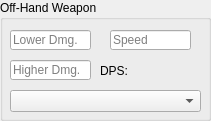
        <widget class="QGroupBox" name="groupBox_5">
         <property name="geometry">
          <rect>
           <x>290</x>
           <y>420</y>
           <width>211</width>
           <height>121</height>
          </rect>
         </property>
         <property name="title">
          <string>Off-Hand Weapon</string>
         </property>
         <widget class="QComboBox" name="comboOHEnchant">
          <property name="geometry">
           <rect>
            <x>10</x>
            <y>90</y>
            <width>191</width>
            <height>22</height>
           </rect>
          </property>
         </widget>
         <widget class="QLineEdit" name="txtOHLow">
          <property name="geometry">
           <rect>
            <x>10</x>
            <y>30</y>
            <width>81</width>
            <height>20</height>
           </rect>
          </property>
          <property name="minimumSize">
           <size>
            <width>0</width>
            <height>0</height>
           </size>
          </property>
          <property name="placeholderText">
           <string>Lower Dmg.</string>
          </property>
         </widget>
         <widget class="QLineEdit" name="txtOHHigh">
          <property name="geometry">
           <rect>
            <x>10</x>
            <y>60</y>
            <width>81</width>
            <height>20</height>
           </rect>
          </property>
          <property name="minimumSize">
           <size>
            <width>0</width>
            <height>0</height>
           </size>
          </property>
          <property name="placeholderText">
           <string>Higher Dmg.</string>
          </property>
         </widget>
         <widget class="QLineEdit" name="txtOHSpeed">
          <property name="geometry">
           <rect>
            <x>110</x>
            <y>30</y>
            <width>81</width>
            <height>20</height>
           </rect>
          </property>
          <property name="minimumSize">
           <size>
            <width>0</width>
            <height>0</height>
           </size>
          </property>
          <property name="placeholderText">
           <string>Speed</string>
          </property>
         </widget>
         <widget class="QLabel" name="label_17">
          <property name="geometry">
           <rect>
            <x>100</x>
            <y>60</y>
            <width>41</width>
            <height>21</height>
           </rect>
          </property>
          <property name="text">
           <string>DPS:</string>
          </property>
         </widget>
         <widget class="QLabel" name="lblOHDPS">
          <property name="geometry">
           <rect>
            <x>140</x>
            <y>60</y>
            <width>61</width>
            <height>21</height>
           </rect>
          </property>
          <property name="text">
           <string/>
          </property>
         </widget>
        </widget>
